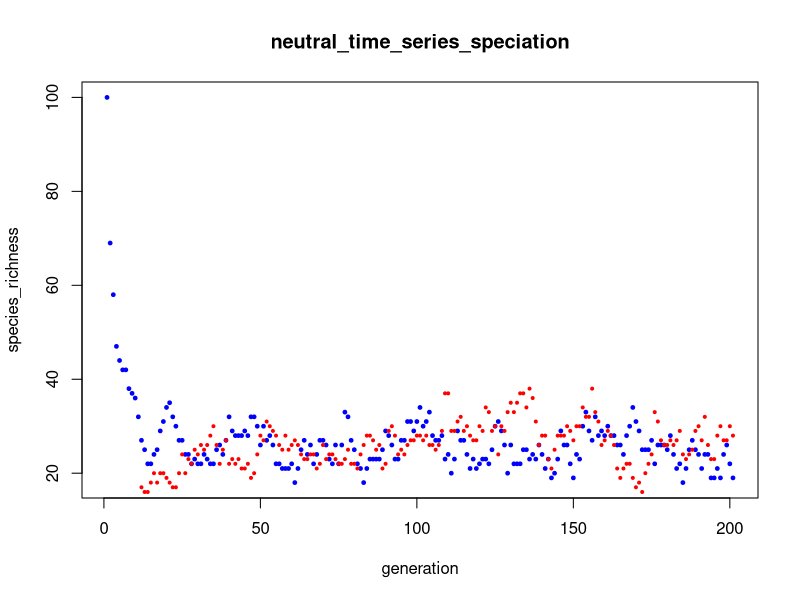
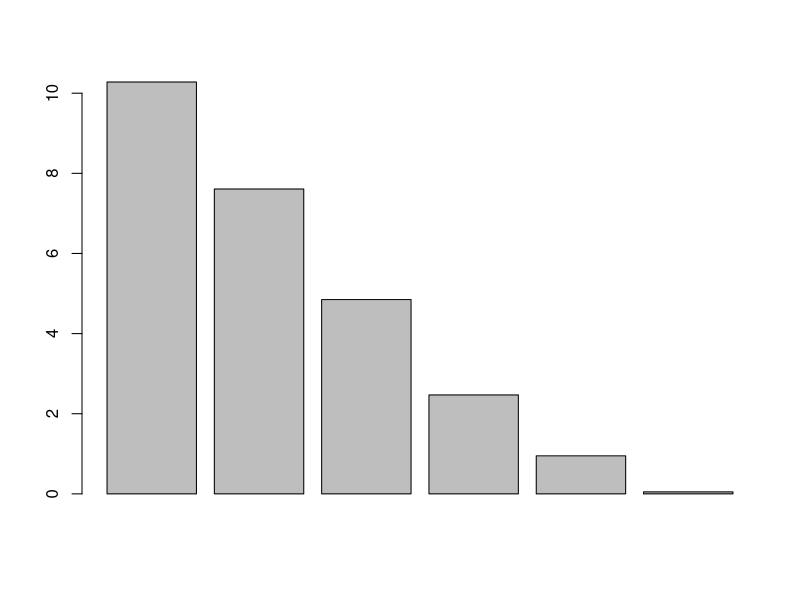

These figures' R source, in order:
rm(list = ls())
graphics.off()

community = c(1,4,4,5,5,3,4,5,7)


# 1.calculate species richness
species_richness = function(community)
{
  return(length(unique(community)))
}

species_richness(community)


# 2.generate initial state of maximum species

initialise_max = function(size)
{
  return(seq(size))
}

initialise_max(7)

# 3.generate initial state of minium species

initialise_min = function(size)
{
  return(array(1,size))
}

initialise_min(4)

# 4.generte 2 vector uniform distribution
choose_two = function(x)
{
  return(sample.int(x,size = 2, replace = F))
}

choose_two(4)

# 5. single step of neutral simulation
neutral_step = function(community)
{
  index = choose_two(length(community))
  community[index[2]] = community[index[1]]
  return(community)
  
 #a = sample(community,length(community)-1)
 #a[length(community)] = a[length(community)-1]
 #a = sample(a)
 #return(a)
}

neutral_step(c(10,5,13))

# 6.simulate several neutral steps 
neutral_generation = function(community)
{
  for (i in 1:round(length(community)/2))
  {
    community = neutral_step(community)
  }
  return(community)
}

neutral_generation(c(10,13,4))

# 7.retuern time series of species richness 
neutral_time_series = function(initial,duration)
{
  rich <- array(0,duration+1)
  for (i in 1:(duration+1))
  {
    rich[i] = species_richness(initial)
    initial = neutral_generation(initial)
  }
  return(rich)
}
neutral_time_series(initial = initialise_max(7),duration = 20)


# 8.plot species richness with generation
question_8 = function()
{
  generation = seq(201)
  plot(generation,neutral_time_series(initial = initialise_max(100),duration = 200),xlab = "generation",ylab = "species_richness",main = "neutral_time_series")
}

# 9.perform neutral step with speciation
neutral_step_speciation = function(community,v)
{
  if (runif(1)>v)
      {
        index = choose_two(length(community))
        community[index[2]] = community[index[1]]
        return(community)
      }
  else
    {
      index = sample.int(length(community),1)
      community[index[1]] = max(community)+1
      return(community)
    }
}

neutral_step_speciation(c(10,13,5),0.2)

# 10.perform neutral generation with speciation
neutral_generation_speciation = function(community,v)
{
  for (i in 1:round(length(community)/2))
  {
    community = neutral_step_speciation(community,v)
  }
  return(community)
}

neutral_generation_speciation(c(10,13,5),0.2)

# 11.return time series of species with speciation
neutral_time_series_speciation = function(community,v,duration)
{
  rich = array(0,duration+1)
  for (i in 1:(duration+1))
  {
    rich[i] = species_richness(community)
    community = neutral_generation_speciation(community,v)
  }
  return(rich)
}
neutral_time_series_speciation(community = initialise_max(7),v= 0.2,duration = 20)

 # 12.plot species richness with generation, including speciation 
question_12 = function()
{
  generation = seq(201)
  plot(generation,neutral_time_series_speciation(community = initialise_max(100),v = 0.1,duration = 200),col="blue",pch=19,cex= 0.5 ,xlab = "generation",ylab = "species_richness",main = "neutral_time_series_speciation")
  points(generation,neutral_time_series_speciation(community = initialise_min(100),v = 0.1,duration = 200),col="red",pch = 19,cex = 0.4)
}
question_12()

# 13.species abundance
species_abundance = function(community)
{
  abundance = sort(as.numeric(table(community)),decreasing = T)
  return(abundance)
}
species_abundance(c(1,3,4,4,5,6,6,9))

# 14.bin the abundance of species
octaves = function(abundance)
{
  abundance = floor(log2(sort(abundance)))
  bin = tabulate(abundance+1)
  return(bin)
}
octaves(c(100,64,63,6,5,4,3,2,2,2,1,1,1,1,1))

# 15.sum two vectors
sum_vect = function(x,y)
{
  if(length(x)>length(y))
  {
    y[(length(y)+1):length(x)]=0
  }
  else if(length(y)>length(x))
  {
    x[(length(x)+1):length(y)]=0
  }
  return(x+y)
}
sum_vect(c(21,13,11,6,1),c(9,11,7,1,2,0))

#16.neutral model simulation
question_16 = function()
{
  community = initialise_max(100)
  for(i in 1:200)
  {
    community = neutral_generation_speciation(community,v=0.1)
  }
  # give octaves_neutral default value
  octaves_sum = c(0,0)
  for(i in 1:100)
  {
    for (j in 1:20)
    {
      community = neutral_generation_speciation(community,v=0.1)
    }
  abundance = species_abundance(community)
  octaves_sum = sum_vect(octaves(abundance),octaves_sum)
  }
  octaves_average = octaves_sum/100
  barplot(octaves_average)
  return(octaves_average)
}

question_16()

#challenge_A

#challenge_B



